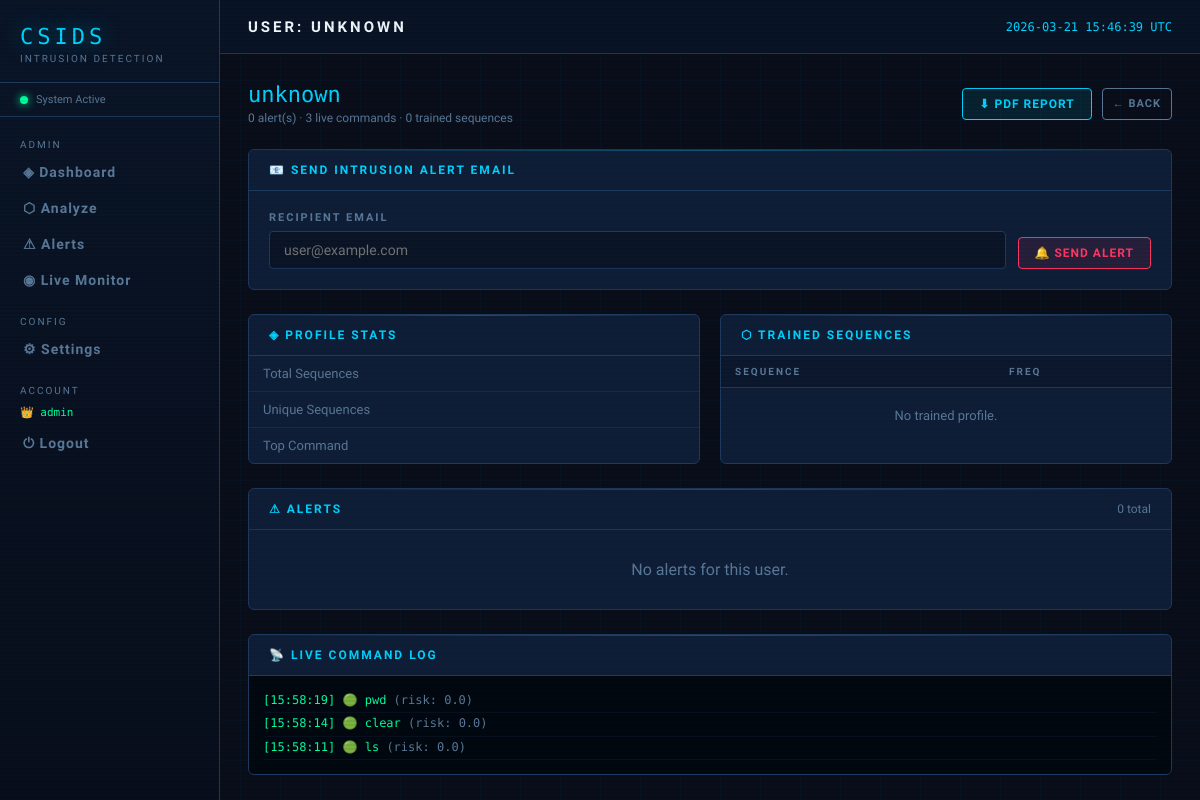
Page /admin/user/unknown (signed in) on the committed database.
### tables this page shows
CREATE TABLE live_log (
            id         INTEGER PRIMARY KEY AUTOINCREMENT,
            user       TEXT NOT NULL,
            command    TEXT NOT NULL,
            risk_score REAL DEFAULT 0,
            flagged    INTEGER DEFAULT 0,
            timestamp  TIMESTAMP DEFAULT CURRENT_TIMESTAMP
        );

### app.py (the view)
@app.route("/admin/user/<username>")
@admin_required
def admin_user_detail(username):
    conn = get_db()
    cur  = conn.cursor()
    cur.execute("SELECT * FROM alerts WHERE user=? ORDER BY timestamp DESC LIMIT 200", (username,))
    alerts = cur.fetchall()
    cur.execute("SELECT * FROM live_log WHERE user=? ORDER BY timestamp DESC LIMIT 200", (username,))
    commands = cur.fetchall()
    cur.execute("SELECT sequence, frequency FROM user_sequences WHERE user=? ORDER BY frequency DESC LIMIT 50", (username,))
    sequences = cur.fetchall()
    conn.close()
    stats = get_profile_stats(username)
    return render_template("admin_user_detail.html",
        username=username, alerts=alerts, commands=commands,
        sequences=sequences, stats=stats)

### app.py (called while the page is built)
@login_manager.user_loader
def load_user(user_id):
    conn = get_db()
    cur  = conn.cursor()
    cur.execute("SELECT * FROM auth_users WHERE id = ?", (user_id,))
    row = cur.fetchone()
    conn.close()
    if row:
        return User(row["id"], row["username"], row["role"], row["email"])
    return None

def admin_required(f):
    @wraps(f)
    @login_required
    def decorated(*args, **kwargs):
        if not current_user.is_admin:
            abort(403)
        return f(*args, **kwargs)
    return decorated

### database.py (called while the page is built)
def get_db():
    conn = sqlite3.connect(DB_NAME)
    conn.row_factory = sqlite3.Row
    return conn

### detector/profiler.py (called while the page is built)
def get_profile_stats(user):
    conn = get_db()
    cur = conn.cursor()
    cur.execute("""
        SELECT
            COUNT(*)        as total_sequences,
            SUM(frequency)  as total_observations,
            MAX(frequency)  as max_frequency,
            MIN(frequency)  as min_frequency,
            AVG(frequency)  as avg_frequency
        FROM user_sequences
        WHERE user = ?
    """, (user,))
    row = cur.fetchone()
    conn.close()
    return dict(row) if row else {}

### models.py (called while the page is built)
    @property
    def is_admin(self):
        return self.role == 'admin'

### templates/admin_user_detail.html (shortened to what this page needs)
{% extends "base.html" %}
{% block page_title %}User: {{ username }}{% endblock %}
{% block content %}
<div style="display:flex;align-items:center;justify-content:space-between;margin-bottom:24px;">
    <div>
        <div style="font-family:var(--mono);font-size:22px;color:var(--accent);">{{ username }}</div>
        <div style="font-size:12px;color:var(--dim);margin-top:4px;">{{ alerts|length }} alert(s) · {{ commands|length }} live commands · {{ sequences|length }} trained sequences</div>
    </div>
    <div style="display:flex;gap:10px;">
        <a href="{{ url_for('download_report', username=username) }}" class="btn btn-primary">⬇ PDF Report</a>
        <a href="{{ url_for('dashboard') }}" class="btn btn-sm" style="border-color:var(--dim);color:var(--dim);">← Back</a>
    </div>
</div>
<div class="panel mb-6">
    <div class="panel-header"><div class="panel-title">📧 Send Intrusion Alert Email</div></div>
    <div class="panel-body">
        <form method="POST" action="{{ url_for('admin_send_alert') }}" style="display:flex;gap:12px;align-items:flex-end;">
            <div class="form-group" style="flex:1;margin-bottom:0;">
                <label>Recipient Email</label>
                <input type="email" name="email" placeholder="user@example.com" required>
            </div>
            <button type="submit" class="btn btn-danger">🔔 Send Alert</button>
        </form>
    </div>
</div>
<div class="grid-2 mb-6">
    <div class="panel">
        <div class="panel-header"><div class="panel-title">◈ Profile Stats</div></div>
        <div class="panel-body" style="padding:0;">
            <table class="data-table">
                <tr><td style="color:var(--dim);">Total Sequences</td><td class="mono">{{ stats.total if stats else '—' }}</td></tr>
                <tr><td style="color:var(--dim);">Unique Sequences</td><td class="mono">{{ stats.unique if stats else '—' }}</td></tr>
                <tr><td style="color:var(--dim);">Top Command</td><td class="mono" style="color:var(--green);">{{ stats.top_cmd if stats else '—' }}</td></tr>
            </table>
        </div>
    </div>
    <div class="panel">
        <div class="panel-header"><div class="panel-title">⬡ Trained Sequences</div></div>
        <div class="panel-body" style="padding:0;max-height:200px;overflow-y:auto;">
            <table class="data-table">
                <thead><tr><th>Sequence</th><th>Freq</th></tr></thead>
                <tbody>
                {% for s in sequences %}
                <tr>
                    <td class="mono" style="font-size:11px;max-width:240px;overflow:hidden;text-overflow:ellipsis;white-space:nowrap;" title="{{ s['sequence'] }}">{{ s['sequence'] }}</td>
                    <td class="mono" style="color:var(--accent);">{{ s['frequency'] }}</td>
                </tr>
                {% else %}
                <tr><td colspan="2" style="text-align:center;color:var(--dim);padding:20px;">No trained profile.</td></tr>
                {% endfor %}
                </tbody>
            </table>
        </div>
    </div>
</div>
<div class="panel mb-6">
    <div class="panel-header">
        <div class="panel-title">⚠ Alerts</div>
        <span style="font-size:12px;color:var(--dim);">{{ alerts|length }} total</span>
    </div>
    <div class="panel-body" style="padding:0;max-height:320px;overflow-y:auto;">
        {% if alerts %}
        <table class="data-table">
            <thead><tr><th>Time</th><th>Risk</th><th>Sequence</th><th>Reason</th><th>Commands</th></tr></thead>
            <tbody>
            {% for a in alerts %}
            <tr>
                <td style="font-size:11px;color:var(--dim);white-space:nowrap;">{{ a['timestamp'][:16] }}</td>
                <td>{% set rs=a['risk_score'] %}
                    {% if rs>=6 %}<span class="badge badge-high">{{ rs }}</span>
                    {% elif rs>=3 %}<span class="badge badge-medium">{{ rs }}</span>
                    {% else %}<span class="badge badge-low">{{ rs }}</span>{% endif %}
                </td>
                <td class="mono" style="max-width:200px;overflow:hidden;text-overflow:ellipsis;white-space:nowrap;" title="{{ a['sequence'] }}">{{ a['sequence'] }}</td>
                <td style="font-size:12px;color:var(--dim);">{{ a['reason'] }}</td>
                <td>{% if a['risky_cmds'] %}{% for cmd in a['risky_cmds'].split(',') %}<span class="tag">{{ cmd }}</span>{% endfor %}{% endif %}</td>
            </tr>
            {% endfor %}
            </tbody>
        </table>
        {% else %}
        <div style="padding:30px;text-align:center;color:var(--dim);">No alerts for this user.</div>
        {% endif %}
    </div>
</div>
<div class="panel">
    <div class="panel-header"><div class="panel-title">📡 Live Command Log</div></div>
    <div style="background:#020810;max-height:260px;overflow-y:auto;padding:14px;font-family:'Share Tech Mono',monospace;font-size:12px;color:var(--green);">
        {% for c in commands %}
        <div style="line-height:1.7;border-bottom:1px solid rgba(30,58,95,0.2);padding-bottom:2px;
            {% if c['flagged'] %}color:var(--red);{% elif c['risk_score']>=3 %}color:var(--orange);{% endif %}">
            [{{ c['timestamp'][11:19] }}]
            {% if c['flagged'] %}🚨{% elif c['risk_score']>=6 %}🔴{% elif c['risk_score']>=3 %}🟡{% else %}🟢{% endif %}
            {{ c['command'] }}
            <span style="color:var(--dim);">(risk: {{ '%.1f'|format(c['risk_score']) }})</span>
        </div>
        {% else %}
        <div style="color:var(--dim);">No live commands logged yet.</div>
        {% endfor %}
    </div>
</div>
{% endblock %}

### templates/base.html (shortened to what this page needs)
<!DOCTYPE html>
<html lang="en">
<head>
</head>
<body>
<aside class="sidebar">
    <div class="logo">
        <div class="logo-text">CSIDS</div>
        <div class="logo-sub">Intrusion Detection</div>
    </div>
    <div class="sys-status">
        <div class="dot"></div> System Active
    </div>
        <nav class="nav">
            {% if current_user.is_authenticated and current_user.is_admin %}
            <div class="nav-label">Admin</div>
            <a href="{{ url_for('dashboard') }}"    class="nav-item {% if request.endpoint=='dashboard' %}active{% endif %}">◈ Dashboard</a>
            <a href="{{ url_for('analyze') }}"      class="nav-item {% if request.endpoint=='analyze' %}active{% endif %}">⬡ Analyze</a>
            <a href="{{ url_for('alerts_page') }}"  class="nav-item {% if request.endpoint=='alerts_page' %}active{% endif %}">⚠ Alerts</a>
            <a href="{{ url_for('live_monitor') }}" class="nav-item {% if request.endpoint=='live_monitor' %}active{% endif %}">◉ Live Monitor</a>
            <div class="nav-label" style="margin-top:10px;">Config</div>
            <a href="{{ url_for('settings') }}"     class="nav-item {% if request.endpoint=='settings' %}active{% endif %}">⚙ Settings</a>
            {% endif %}
            <div class="nav-label" style="margin-top:10px;">Account</div>
            {% if current_user.is_authenticated %}
            <div style="padding:6px 20px;font-size:11px;color:var(--green);font-family:var(--mono);">
                {{ '👑' if current_user.is_admin else '👤' }} {{ current_user.username }}
            </div>
            <a href="{{ url_for('auth.logout') }}" class="nav-item" style="color:var(--dim);">⏻ Logout</a>
            {% endif %}
        </nav>
</aside>
<div class="main">
    <div class="topbar">
        <div class="page-title">{% block page_title %}Dashboard{% endblock %}</div>
        <div class="topbar-right">
            <span id="clock"></span>
        </div>
    </div>
    <div class="content fade-in">
        {% block content %}{% endblock %}
    </div>
</div>
</body>
</html>

### rows in the picture
live_log: timestamp "15:58:19", command "pwd", risk_score "0.0"
live_log: timestamp "15:58:14", command "clear", risk_score "0.0"
live_log: timestamp "15:58:11", command "ls", risk_score "0.0"

### other values in the picture
{{ '👑' if current_user.is_admin else '👤' }} "👑"
{{ current_user.username }} "admin"
{{ username }} "UNKNOWN"
{{ username }} "unknown"
{{ alerts|length }} "0"
{{ commands|length }} "3"
{{ sequences|length }} "0"
